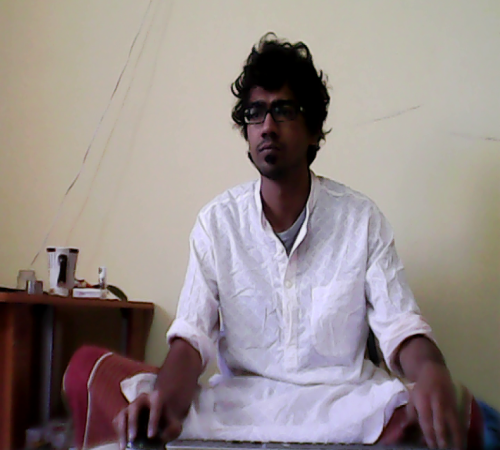
#> input picture Archives/Zoom/img2014x01x2808x06x03.png, 500 x 450 px, given in place of the camera
$ python ocv_zoomimg.py   (Python 2 division)
#> lines starting #> are read from the running program, lines starting #| are printed output that depends on the picture; after the words box and inside, x2 and y2 are one past the last pixel; in counts of white or black regions, pixels touching at a corner belong together
import numpy as np
import cv2
import time
import datetime

#########################################

class elements:
    def __init__(self,name,xl,xr,yt,yb):
        self.name   = name
        self.xr     = xr
        self.xl     = xl
        self.yt     = yt
        self.yb     = yb
        self.layer  = -1
        self.img    = np.zeros(((self.yb-self.yt),(self.xr-self.xl),3), np.uint8)
        self.top    = np.zeros(((self.yb-self.yt),(self.xr-self.xl),3), np.uint8)
        self.w      = self.xr - self.xl
        self.h      = self.yb - self.yt
        self.state  = 0

    def setLayer(self, l):
        self.layer = l

    def setMatrix(self):
        return self.img

    def place(self, layer):
        l = self.xl
        r = self.xr
        t = self.yt
        b = self.yb
        layer[t:b,l:r] = self.img

    def whiteout(self):
        self.img[:,:,:] = 255

    def setBorder(self):
        cv2.rectangle(self.img,(0,0),(self.w,self.h),(255,255,255),5)
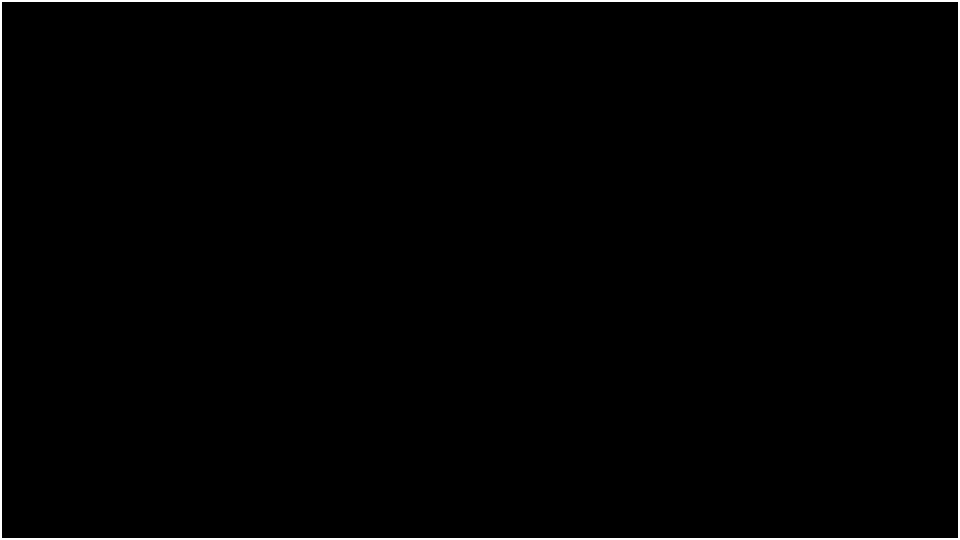
#> self.img: shape (1080, 1920, 3) (shown at 1/2 size); 1% white; 1 white region, box (x1, y1, x2, y2) and area: (0, 0, 1920, 1080) 20951

    # [54 lines left out: functions inR, setState, not called in this run]

#########################################

#########################################
## Init elements

cap     = cv2.VideoCapture(0)       # Cam Init
font    = cv2.FONT_HERSHEY_SIMPLEX
saveno  = 0
recOn   = True
choice  = [(0,0),(0,0)]

back = elements('back',0,1920,0,1080)   # Background
btn  = elements('btn',250,750,750,900)  # Button
inx  = elements('inx',850,1700,200,900) # Input Box
ip   = elements('ip',850,1700,200,900)  # Input
outx = elements('outx',250,750,200,650) # Output Box
op   = elements('op',250,750,200,650)   # Output
back.setBorder()
btn.setBorder()
#> in setBorder (call 2), `cv2.rectangle(self.img,(0,0),(self.w,self.h),(255,255,255),5)`:
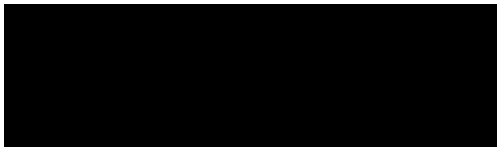
#> self.img: shape (150, 500, 3); 6% white; 1 white region, box (x1, y1, x2, y2) and area: (0, 0, 500, 150) 4501
inx.setBorder()
#> in setBorder (call 3), `cv2.rectangle(self.img,(0,0),(self.w,self.h),(255,255,255),5)`:
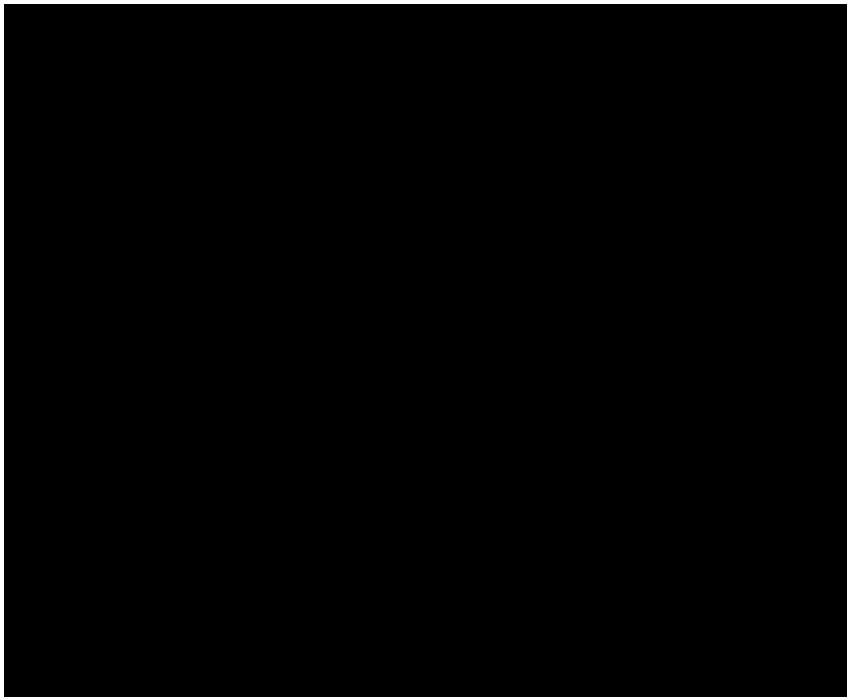
#> self.img: shape (700, 850, 3); 1.8% white; 1 white region, box (x1, y1, x2, y2) and area: (0, 0, 850, 700) 10801
outx.setBorder()
#> in setBorder (call 4), `cv2.rectangle(self.img,(0,0),(self.w,self.h),(255,255,255),5)`:
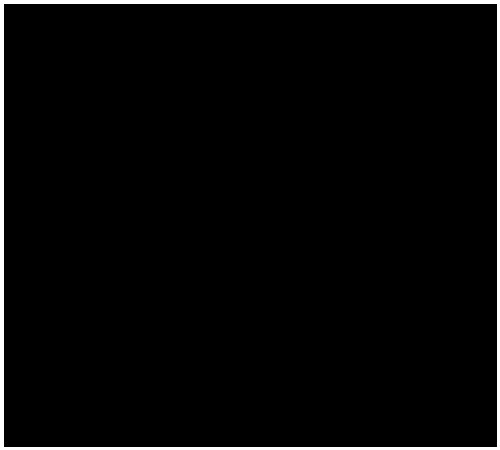
#> self.img: shape (450, 500, 3); 2.9% white; 1 white region, box (x1, y1, x2, y2) and area: (0, 0, 500, 450) 6601

## Init Layers
layer1 = back.setMatrix()       # Full image
btn.place(layer1)               # Place button
#> in place, `layer[t:b,l:r] = self.img`: layer: shape (1080, 1920, 3); 1.2% white; 2 white regions, box (x1, y1, x2, y2) and area: (0, 0, 1920, 1080) 20951, (250, 750, 750, 900) 4501
inx.place(layer1)
outx.place(layer1)
#> in place (call 3), `layer[t:b,l:r] = self.img`: layer: shape (1080, 1920, 3); 2.1% white; 4 white regions, box (x1, y1, x2, y2) and area: (0, 0, 1920, 1080) 20951, (850, 200, 1700, 900) 10801, (250, 200, 750, 650) 6601, (250, 750, 750, 900) 4501

#####################################
# Mouse callback
# [84 lines left out: function theloop, not called in this run]

#########################################
## Show image

cv2.namedWindow('image', cv2.WINDOW_AUTOSIZE)
cv2.setMouseCallback('image',theloop)
cv2.moveWindow('image', 0, 0)

while(1):
    if recOn == True:
        ret, frame = cap.read()
#> frame is the input picture: shape (450, 500, 3); mean B, G, R 138, 139.7, 149.9
        imgt1 = cv2.resize(frame,(850,700), interpolation = cv2.INTER_AREA)
        imgt2 = cv2.cvtColor(imgt1, cv2.COLOR_BGR2GRAY)
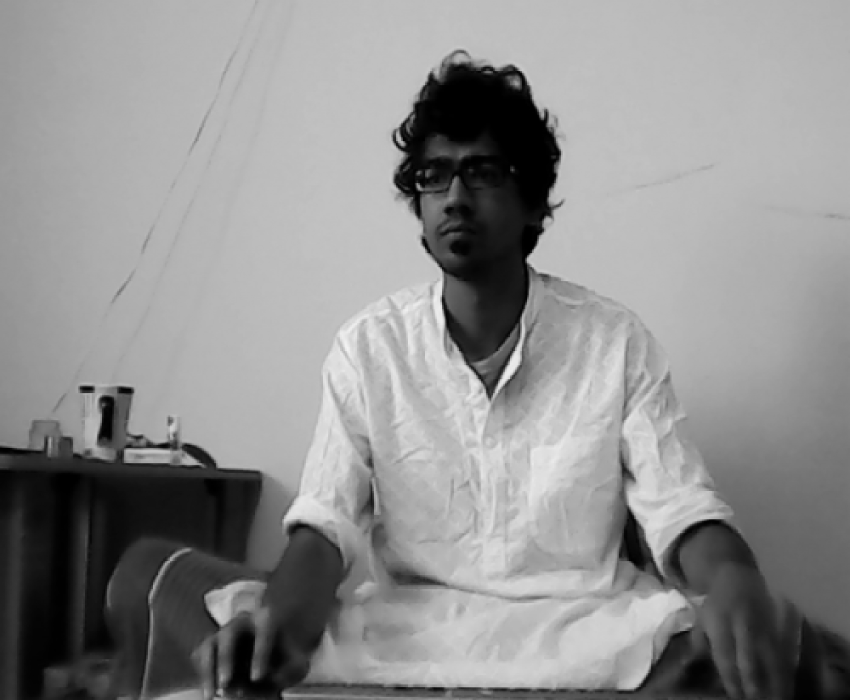
#> imgt2: shape (700, 850); min 0, max 243, mean 142.5
        ip.img = cv2.cvtColor(imgt2, cv2.COLOR_GRAY2BGR)
        inx.img = ip.img
        inx.place(layer1)
        inx.img = imgt1
    btn.place(layer1)
    imgt1 = inx.img
    ip.img = cv2.addWeighted(imgt1,0.9,inx.top,0.1,0)
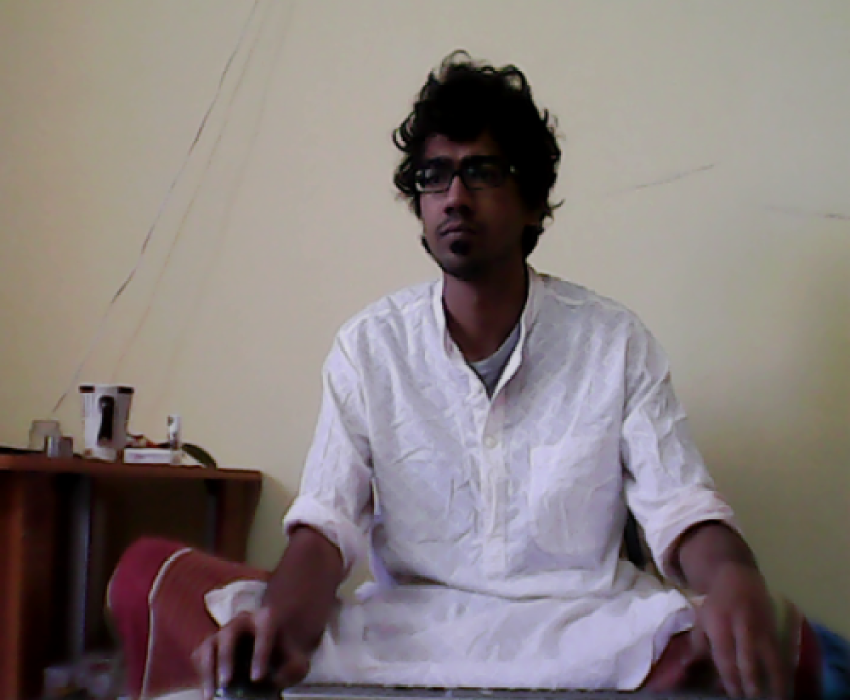
#> ip.img: shape (700, 850, 3); mean B, G, R 124.2, 125.7, 134.9
    ip.place(layer1)
#> in place (call 6), `layer[t:b,l:r] = self.img`:
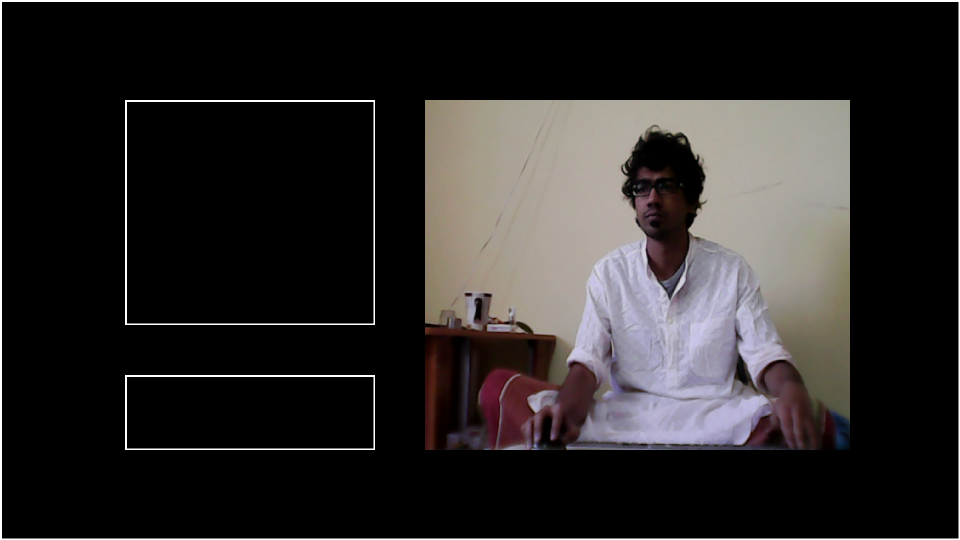
#> layer: shape (1080, 1920, 3) (shown at 1/2 size); mean of channels 0, 1, 2 39.6, 40, 42.6; drawn as B, G, R
    outx.place(layer1)
    cv2.imshow('image',layer1)
    if cv2.waitKey(20) & 0xFF == 27:
#> (key Esc is pressed here)
        break
cap.release()
cv2.destroyAllWindows()
########################################
